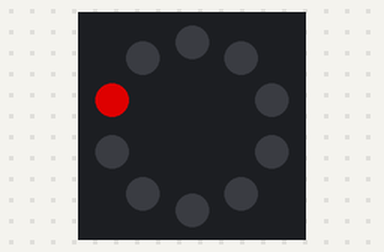
Recording of a program running on a simulated Circuit Playground running CircuitPython. Shown: the board's ring of 10 RGB LEDs (number 0 left of the top, counting anticlockwise). Dim RGB values are drawn brighter than linear.

Above: at 0.1 s.
At 0.6 s:
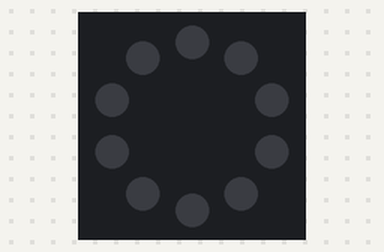

The program:

code.py
```python
import time
from adafruit_circuitplayground import cp

cp.pixels.brightness = 0.6
light_color = ( 255, 0, 0 ) #( red, green, blue ) each 0-255
OFF = ( 0, 0, 0 )

while True:
    cp.pixels[ 1 ] = light_color
    time.sleep( 0.5 )
    cp.pixels[ 1 ] = OFF
    time.sleep( 0.5 )
```

Measured:
- what the display in image 1 shows lasts 0.5 s, from 0.5 s to 1.0 s
